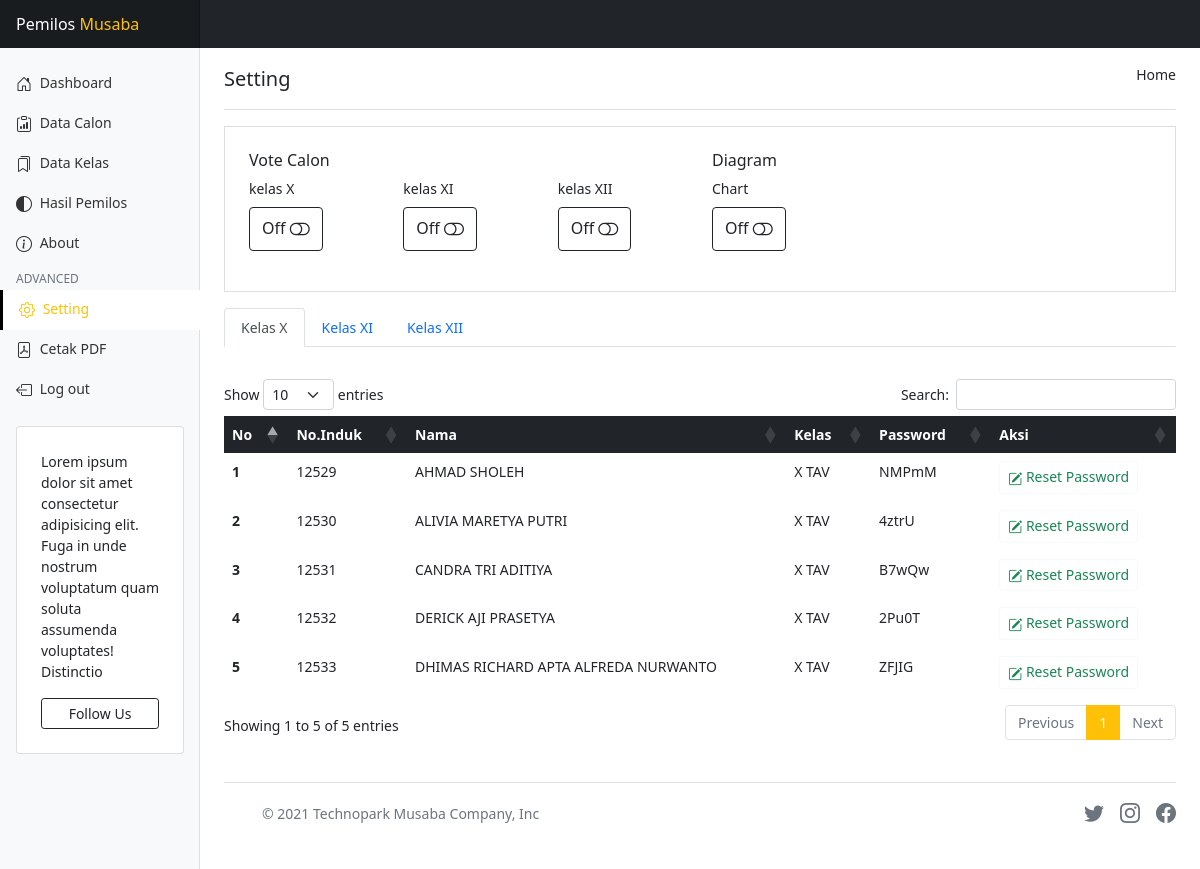
The app's page /admin_pemilos/setting.php (signed in) with its own data.
### tables this page shows
CREATE TABLE `tb_vote` (
  `id` int(11) NOT NULL,
  `class` varchar(3) NOT NULL,
  `status` enum('enable','disable') NOT NULL
);

CREATE TABLE `tb_chart` (
  `id` int(11) NOT NULL,
  `status` enum('disable','enable') NOT NULL
);

CREATE TABLE `data_siswa` (
  `id_siswa` int(11) NOT NULL,
  `no_induk_siswa` char(5) NOT NULL,
  `nama` varchar(255) NOT NULL,
  `kelas` varchar(255) NOT NULL,
  `pemilos` enum('belum memilih','sudah memilih') NOT NULL
);

CREATE TABLE `tb_kelas` (
  `id_kelas` int(11) NOT NULL,
  `nama_kelas` varchar(255) NOT NULL,
  `kelas` enum('X','XI','XII') NOT NULL,
  `jurusan` varchar(255) NOT NULL
);

### admin_pemilos/setting.php (the view, shortened to what this page needs)
<!doctype html>
<html lang="en">
<?php
include 'control.php';
if (isset($_POST['kelas_10'])) {
    $query_siswa = mysqli_query($conn, "SELECT * FROM data_siswa
  INNER JOIN tb_kelas ON data_siswa.kelas = tb_kelas.nama_kelas
  INNER JOIN tb_login ON data_siswa.no_induk_siswa = tb_login.no_induk_siswa WHERE tb_kelas.kelas = 'X' ");
} else if (isset($_POST['kelas_11'])) {
    $query_siswa = mysqli_query($conn, "SELECT * FROM data_siswa
  INNER JOIN tb_kelas ON data_siswa.kelas = tb_kelas.nama_kelas
  INNER JOIN tb_login ON data_siswa.no_induk_siswa = tb_login.no_induk_siswa WHERE tb_kelas.kelas = 'XI' ");
} else if (isset($_POST['kelas_12'])) {
    $query_siswa = mysqli_query($conn, "SELECT * FROM data_siswa
  INNER JOIN tb_kelas ON data_siswa.kelas = tb_kelas.nama_kelas
  INNER JOIN tb_login ON data_siswa.no_induk_siswa = tb_login.no_induk_siswa WHERE tb_kelas.kelas = 'XII' ");
} else {
    $query_siswa = mysqli_query($conn, "SELECT * FROM data_siswa
INNER JOIN tb_kelas ON data_siswa.kelas = tb_kelas.nama_kelas
INNER JOIN tb_login ON data_siswa.no_induk_siswa = tb_login.no_induk_siswa WHERE tb_kelas.kelas = 'X' ");
}
?>
<head>
    <link rel="stylesheet" href="https://cdn.jsdelivr.net/npm/bootstrap-icons@1.5.0/font/bootstrap-icons.css">
    <link href="css/bootstrap.min.css" rel="stylesheet">
    <link href="css/footers.css" rel="stylesheet">
    <link rel="stylesheet" type="text/css" href="https://cdnjs.cloudflare.com/ajax/libs/twitter-bootstrap/5.0.1/css/bootstrap.min.css">
    <link rel="stylesheet" type="text/css" href="https://cdn.datatables.net/1.11.2/css/dataTables.bootstrap5.min.css">
    <link href="css/dashboard.css" rel="stylesheet">
</head>
<body>
    <header class="navbar navbar-dark sticky-top bg-dark flex-md-nowrap p-0">
        <a class="navbar-brand col-md-3 col-lg-2 me-0 px-3" href="#">Pemilos <span class="text-warning">Musaba</span></a>
    </header>
    <div class="container-fluid">
        <div class="row">
            <nav id="sidebarMenu" class="col-md-3 col-lg-2 d-md-block bg-light sidebar collapse">
                <div class="position-sticky pt-3">
                    <ul class="nav flex-column">
                        <li class="nav-item">
                            <a class="nav-link " aria-current="page" href="index.php">
                                <i class="bi bi-house-door fs-6 pe-1"></i>
                                Dashboard
                            </a>
                        </li>
                        <li class="nav-item">
                            <a class="nav-link" href="dataCalon.php">
                                <i class="bi bi-clipboard-data fs-6 pe-1"></i>
                                Data Calon
                            </a>
                        </li>
                        <li class="nav-item">
                            <a class="nav-link" href="dataKelas.php">
                                <i class="bi bi-bookmarks fs-6 pe-1"></i>
                                Data Kelas
                            </a>
                        </li>
                        <li class="nav-item">
                            <a class="nav-link" href="hasil_diagram.php">
                                <i class="bi bi-circle-half fs-6 pe-1"></i>
                                Hasil Pemilos
                            </a>
                        </li>
                        <li class="nav-item">
                            <a class="nav-link" href="team.php">
                                <i class="bi bi-info-circle fs-6 pe-1"></i>
                                About
                            </a>
                        </li>
                        <h6 class="sidebar-heading d-flex justify-content-between align-items-center px-3 mt-2 mb-1 text-muted">
                            <span>Advanced</span>
                        </h6>
                        <li class="nav-item">
                            <a class="nav-link active" href="setting.php">
                                <i class="bi bi-gear fs-6 pe-1"></i>
                                Setting
                            </a>
                        </li>
                        <li class="nav-item">
                            <a class="nav-link " href="cetak.php" target="_blank">
                                <i class="bi bi-file-pdf fs-6 pe-1"></i>
                                Cetak PDF
                            </a>
                        </li>
                        <li class="nav-item">
                            <a class="nav-link" href="logout.php">
                                <i class="bi bi-box-arrow-left fs-6 pe-1"></i>
                                Log out</a>
                        </li>
                    </ul>
                </div>
                <div class="card p-4 m-3 text-center" href="hasil_diagram.php">
                    <p class="text-start">Lorem ipsum dolor sit amet consectetur adipisicing elit. Fuga in unde nostrum voluptatum quam soluta assumenda voluptates! Distinctio</p>
                    <button type="button" class="btn btn-outline-dark btn-sm">Follow Us</button>
                </div>
            </nav>
            <main class="col-md-9 ms-sm-auto col-lg-10 px-md-4">
                <div class="d-flex justify-content-between flex-wrap flex-md-nowrap align-items-center pt-3 pb-2 mb-3 border-bottom">
                    <h5>Setting</h5>
                    <nav aria-label="breadcrumb">
                        <ol class="breadcrumb">
                            <li class="breadcrumb-item">Home</li>
                        </ol>
                    </nav>
                </div>
                <div class="row">
                    <div class="col">
                        <div class="card rounded-0 p-4">
                            <div class="row">
                                <div class="col">
                                    <h6>Vote Calon</h6>
                                    <div class="row">
                                        <?php
                                        $query_vote = mysqli_query($conn, "SELECT * FROM tb_vote");
                                        while ($vote = mysqli_fetch_array($query_vote)) {
                                        ?>
                                            <div class="col-md mb-3">
                                                <div class="row mb-2">
                                                    <div class="col">
                                                        <span class="">kelas <?= $vote['class'] ?> </span>
                                                    </div>
                                                </div>
                                                <form action="" method="POST">
                                                    <?php if ($vote['status'] == 'enable') : ?>
                                                        <input type="hidden" name="idsession" value="<?= $vote['id'] ?>">
                                                        <button type="submit" class="btn btn-outline-dark" name="change" value="disable">On <i class="bi bi-toggle-on fs-5"></i></button>
                                                    <?php else : ?>
                                                        <button type="submit" class="btn btn-outline-dark" name="change" value="enable">Off <i class="bi bi-toggle-off fs-5"></i></i></button>
                                                    <?php endif; ?>
                                                </form>
                                            </div>
                                        <?php } ?>
                                    </div>
                                </div>
                                <div class="col">
                                    <h6>Diagram</h6>
                                    <div class="row">
                                        <?php
                                        $query_chart = mysqli_query($conn, "SELECT * FROM tb_chart");
                                        while ($chart = mysqli_fetch_array($query_chart)) {
                                        ?> <form action="" method="POST">
                                                <div class="col mb-3">
                                                    <div class="row mb-2">
                                                        <div class="col">
                                                            <span class="mb-2">Chart</span>
                                                        </div>
                                                    </div>
                                                    <?php if ($chart['status'] == 'enable') : ?>
                                                        <input type="hidden" name="idsession" value="<?= $chart['id'] ?>">
                                                        <button type="submit" class="btn btn-outline-dark" name="chart" value="disable">On <i class="bi bi-toggle-on fs-5"></i></button>
                                                    <?php else : ?>
                                                        <button type="submit" class="btn btn-outline-dark" name="chart" value="enable">Off <i class="bi bi-toggle-off fs-5"></i></i></button>
                                                    <?php endif; ?>
                                                </div>
                                            </form>
                                        <?php } ?>
                                    </div>
                                </div>
                            </div>
                        </div>
                    </div>
                </div>
                <form class="py-3" action="" method="post">
                    <ul class="nav nav-tabs" id="myTab" role="tablist">
                        <li class="nav-item" role="presentation">
                            <button type="submit" name="kelas_10" class="nav-link
                   <?php if (isset($_POST['kelas_10'])) {
                        echo "active";
                    } else if (!isset($_POST['kelas_11']) && !isset($_POST['kelas_12'])) {
                        echo "active";
                    } ?>" id="X-tab" data-bs-toggle="tab" data-bs-target="#X" type="button" role="tab" aria-controls="X" aria-selected="true">Kelas X</button>
                        </li>
                        <li class="nav-item" role="presentation">
                            <button type="submit" name="kelas_11" class="nav-link
                  <?php if (isset($_POST['kelas_11'])) {
                        echo "active";
                    } ?>"" id=" X-tab" data-bs-toggle="tab" data-bs-target="#X" type="button" role="tab" aria-controls="X" aria-selected="true">Kelas XI</button>
                        </li>
                        <li class="nav-item" role="presentation">
                            <button type="submit" name="kelas_12" class="nav-link
                  <?php if (isset($_POST['kelas_12'])) {
                        echo "active";
                    } ?>"" id=" X-tab" data-bs-toggle="tab" data-bs-target="#X" type="button" role="tab" aria-controls="X" aria-selected="true">Kelas XII</button>
                        </li>
                    </ul>
                </form>
                <div class="tab-content" id="myTabContent">
                    <div class="tab-pane fade show active" id="X" role="tabpanel" aria-labelledby="X-tab">
                        <div class="table-responsive py-3">
                            <table id="myTable" class="table table-hover table-borderless" style="width:100%">
                                <thead class="table-dark">
                                    <tr>
                                        <th>No</th>
                                        <th>No.Induk</th>
                                        <th>Nama</th>
                                        <th>Kelas</th>
                                        <th>Password</th>
                                        <th>Aksi</th>
                                    </tr>
                                </thead>
                                <tbody>
                                    <?php $no = 1; ?>
                                    <?php if (mysqli_num_rows($query_siswa)) : ?>
                                        <?php foreach ($query_siswa as $siswa) : ?>
                                            <tr>
                                                <th><?= $no++; ?></th>
                                                <td><?= $siswa['no_induk_siswa']; ?></td>
                                                <td class="text-start"><?= $siswa['nama']; ?></td>
                                                <td><?= $siswa['nama_kelas']; ?></td>
                                                <td><?= $siswa['password']; ?></td>
                                                <td>
                                                    <button type="button" data-bs-toggle="modal" data-bs-target="#ubahData<?= $siswa['id_siswa']; ?>" class="btn btn-outline-light text-success btn-sm">
                                                        <i class="bi bi-pencil-square"></i>
                                                        Reset Password</button>
                                                </td>
                                            </tr>
                                        <?php endforeach; ?>
                                    <?php endif; ?>
                                </tbody>
                            </table>
                        </div>
                    </div>
                </div>
                <footer class="d-flex flex-wrap justify-content-between align-items-center py-3 my-4 border-top">
                    <div class="col-md-4 d-flex align-items-center">
                        <a href="/" class="mb-3 me-2 mb-md-0 text-muted text-decoration-none lh-1">
                            <svg class="bi" width="30" height="24">
                                <use xlink:href="#bootstrap" />
                            </svg>
                        </a>
                        <span class="text-muted">&copy; 2021 Technopark Musaba Company, Inc</span>
                    </div>
                    <ul class="nav col-md-4 justify-content-end list-unstyled d-flex">
                        <li class="ms-3"><a class="text-muted" href="#"><i class="bi bi-twitter fs-5"></i></a></li>
                        <li class="ms-3"><a class="text-muted" href="#"><i class="bi bi-instagram fs-5"></i></a></li>
                        <li class="ms-3"><a class="text-muted" href="#"><i class="bi bi-facebook fs-5"></i></a></li>
                    </ul>
                </footer>
            </main>
        </div>
    </div>
</body>
</html>

### admin_pemilos/css/footers.css (style rules this page uses)
.bi { vertical-align: -.125em; fill: currentColor; }

### admin_pemilos/css/dashboard.css (style rules this page uses)
body { font-size: .875rem; }
.sidebar { position: fixed; top: 0; bottom: 0; left: 0; z-index: 100; padding: 48px 0 0; box-shadow: inset -1px 0 0 rgba(0, 0, 0, .1); }
.sidebar .nav-link { font-weight: 500; color: #333; }
.sidebar .nav-link.active { color: #ffc107 !important; background-color: white; border-left: 3px solid black; }
.sidebar-heading { font-size: .75rem; text-transform: uppercase; }
.navbar-brand { padding-top: .75rem; padding-bottom: .75rem; font-size: 1rem; background-color: rgba(0, 0, 0, .25); box-shadow: inset -1px 0 0 rgba(0, 0, 0, .25); }

### records on screen
tb_vote: class "X"
tb_vote: class "XI"
tb_vote: class "XII"
data_siswa: tb_login.no_induk_siswa "12529", nama "AHMAD SHOLEH", tb_kelas.nama_kelas "X TAV", tb_login.password "NMPmM"
data_siswa: tb_login.no_induk_siswa "12530", nama "ALIVIA MARETYA PUTRI", tb_kelas.nama_kelas "X TAV", tb_login.password "4ztrU"
data_siswa: tb_login.no_induk_siswa "12531", nama "CANDRA TRI ADITIYA", tb_kelas.nama_kelas "X TAV", tb_login.password "B7wQw"
data_siswa: tb_login.no_induk_siswa "12532", nama "DERICK AJI PRASETYA", tb_kelas.nama_kelas "X TAV", tb_login.password "2Pu0T"
data_siswa: tb_login.no_induk_siswa "12533", nama "DHIMAS RICHARD APTA ALFREDA NURWANTO", tb_kelas.nama_kelas "X TAV", tb_login.password "ZFJIG"
